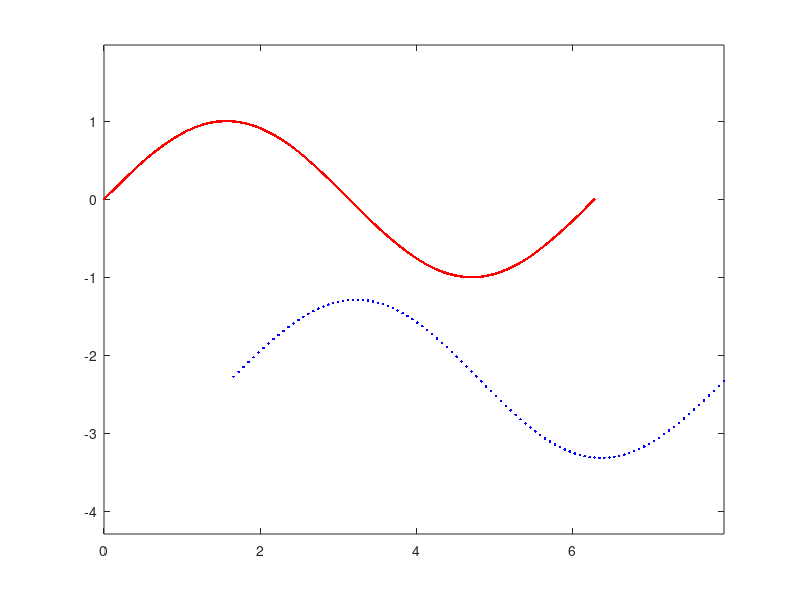

The MATLAB source for this figure: (Note: this script raises an error after producing the figure.)
%% ========== demo code ====== %%
% Ref link: https://www.mathworks.com/matlabcentral/fileexchange/12627-iterative-closest-point-method

% Generate model points
xvals=linspace(0,2*pi,500);
yvals=sin(xvals);
model=[xvals;yvals];
% Generate data points
xvals=linspace(0,2*pi,100);
yvals=sin(xvals);
data=[xvals;yvals];
% Transform data points to their start positions
v1=0.6*(2*rand-1);
Rma=[cos(v1) -sin(v1);sin(v1) cos(v1)];
data=Rma*data;
data(1,:)=data(1,:)+2*randn;
data(2,:)=data(2,:)+2*randn;
% A plot. Model points and data points in start positions
figure(1)
plot(model(1,:),model(2,:),'r.',data(1,:),data(2,:),'b.'), axis equal
% Running the ICP-algorithm. Least squares criterion
[RotMat,TransVec,dataOut]=icp(model,data);
% A plot. Model points and data points in transformed positions
figure(2)
plot(model(1,:),model(2,:),'r.',dataOut(1,:),dataOut(2,:),'b.'), axis equal